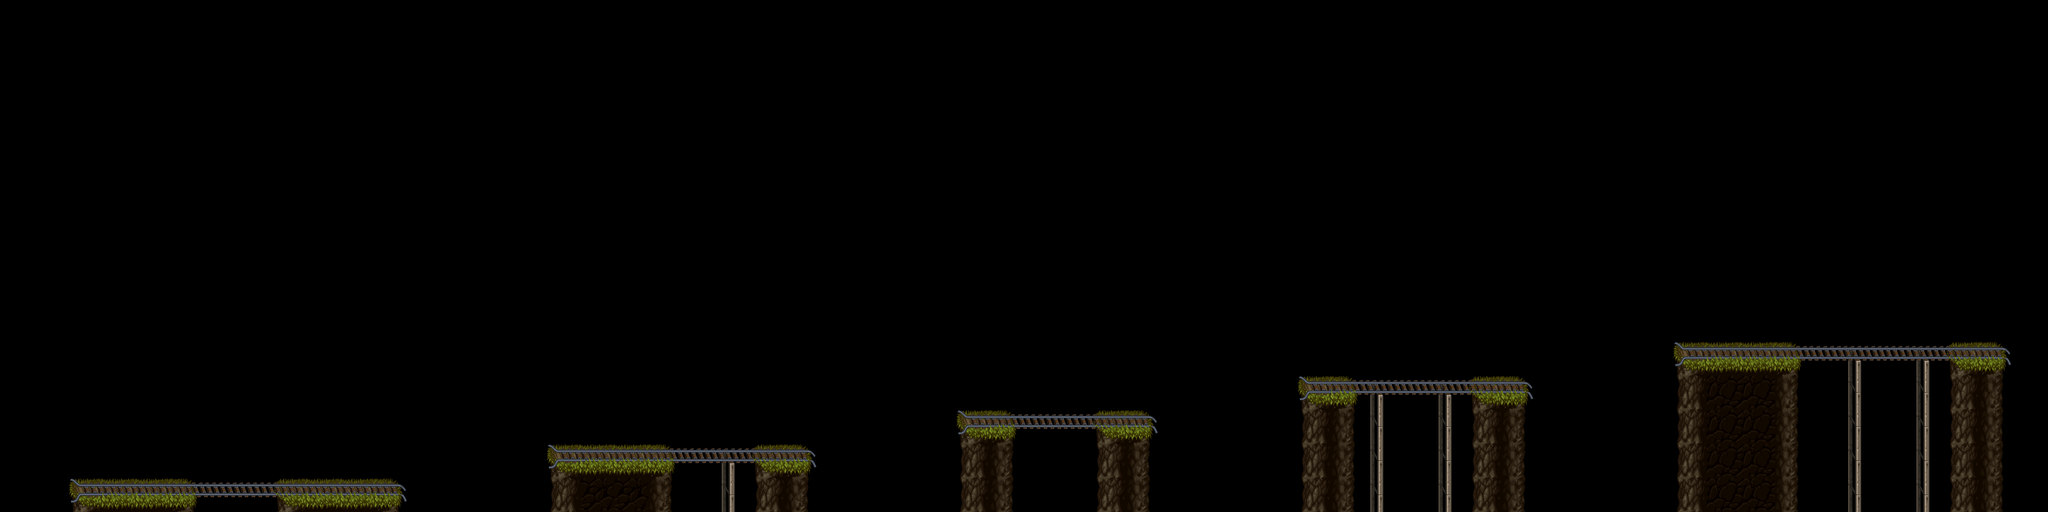

This game map was drawn from its Tiled (.tmx) file and the tilesets committed beside it. A one-line description and the trimmed map source follow:
An orthogonal 60x15 tile map with 128x128 px tiles, 3 tile layers (Background, CollisionTop, Foreground).

<map version="1.0" orientation="orthogonal" width="60" height="15" tilewidth="128" tileheight="128">
 <tileset firstgid="1" name="tiles_aubrey" tilewidth="128" tileheight="128">
  <image source="tiles_aubrey.png" width="2048" height="768" />
 </tileset>
 <layer name="Background" width="60" height="15">
  <data>[900 cells, 65 non-empty, 5 distinct tile ids]</data>
 </layer>
 <layer name="CollisionTop" width="60" height="15">
  <data>[900 cells, 41 non-empty, 7 distinct tile ids]</data>
 </layer>
 <layer name="Foreground" width="60" height="15">
  <data>[900 cells, 0 non-empty, 0 distinct tile ids]</data>
 </layer>
</map>
